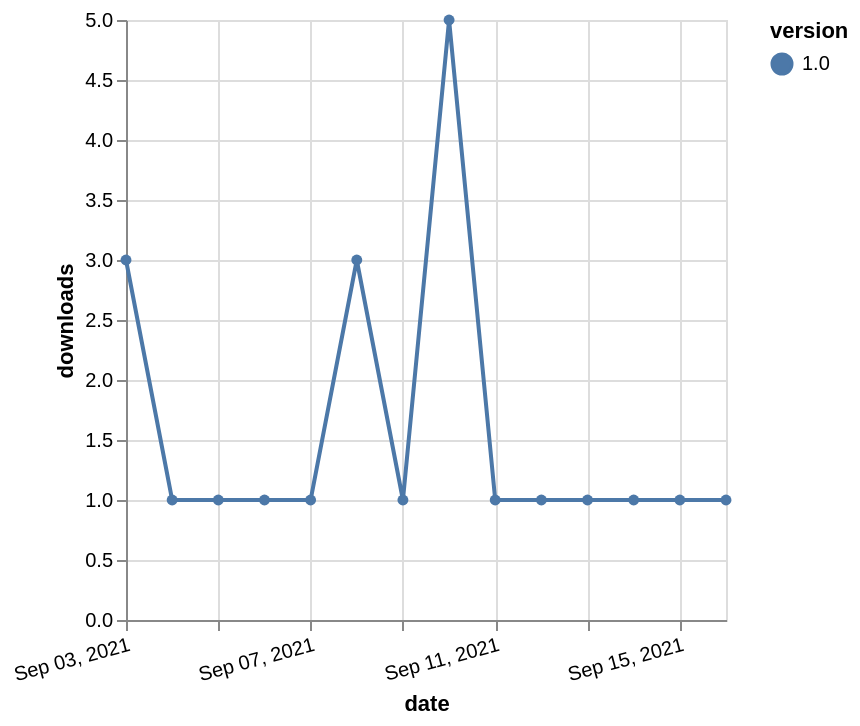

Express this chart as Vega-Lite.
### Vega-Lite specification from a JSON file in a GitHub repository (floating-point values rounded to 4 significant figures)
{"$schema": "https://vega.github.io/schema/vega-lite/v5.json", "description": "A simple bar chart with embedded data.", "data": {"values": [{"date": "2021-09-03", "total": 172, "delta": 3, "version": "1.0"}, {"date": "2021-09-04", "total": 173, "delta": 1, "version": "1.0"}, {"date": "2021-09-05", "total": 174, "delta": 1, "version": "1.0"}, {"date": "2021-09-06", "total": 175, "delta": 1, "version": "1.0"}, {"date": "2021-09-07", "total": 176, "delta": 1, "version": "1.0"}, {"date": "2021-09-08", "total": 179, "delta": 3, "version": "1.0"}, {"date": "2021-09-09", "total": 180, "delta": 1, "version": "1.0"}, {"date": "2021-09-10", "total": 185, "delta": 5, "version": "1.0"}, {"date": "2021-09-11", "total": 186, "delta": 1, "version": "1.0"}, {"date": "2021-09-12", "total": 187, "delta": 1, "version": "1.0"}, {"date": "2021-09-13", "total": 188, "delta": 1, "version": "1.0"}, {"date": "2021-09-14", "total": 189, "delta": 1, "version": "1.0"}, {"date": "2021-09-15", "total": 190, "delta": 1, "version": "1.0"}, {"date": "2021-09-16", "total": 191, "delta": 1, "version": "1.0"}]}, "width": "container", "mark": {"type": "line", "point": {"filled": true}}, "encoding": {"x": {"field": "date", "type": "temporal", "timeUnit": "yearmonthdate", "title": "date", "axis": {"labelAngle": -15}}, "y": {"field": "delta", "type": "quantitative", "title": "downloads"}, "color": {"field": "version", "type": "nominal"}, "tooltip": {"field": "delta"}}}
